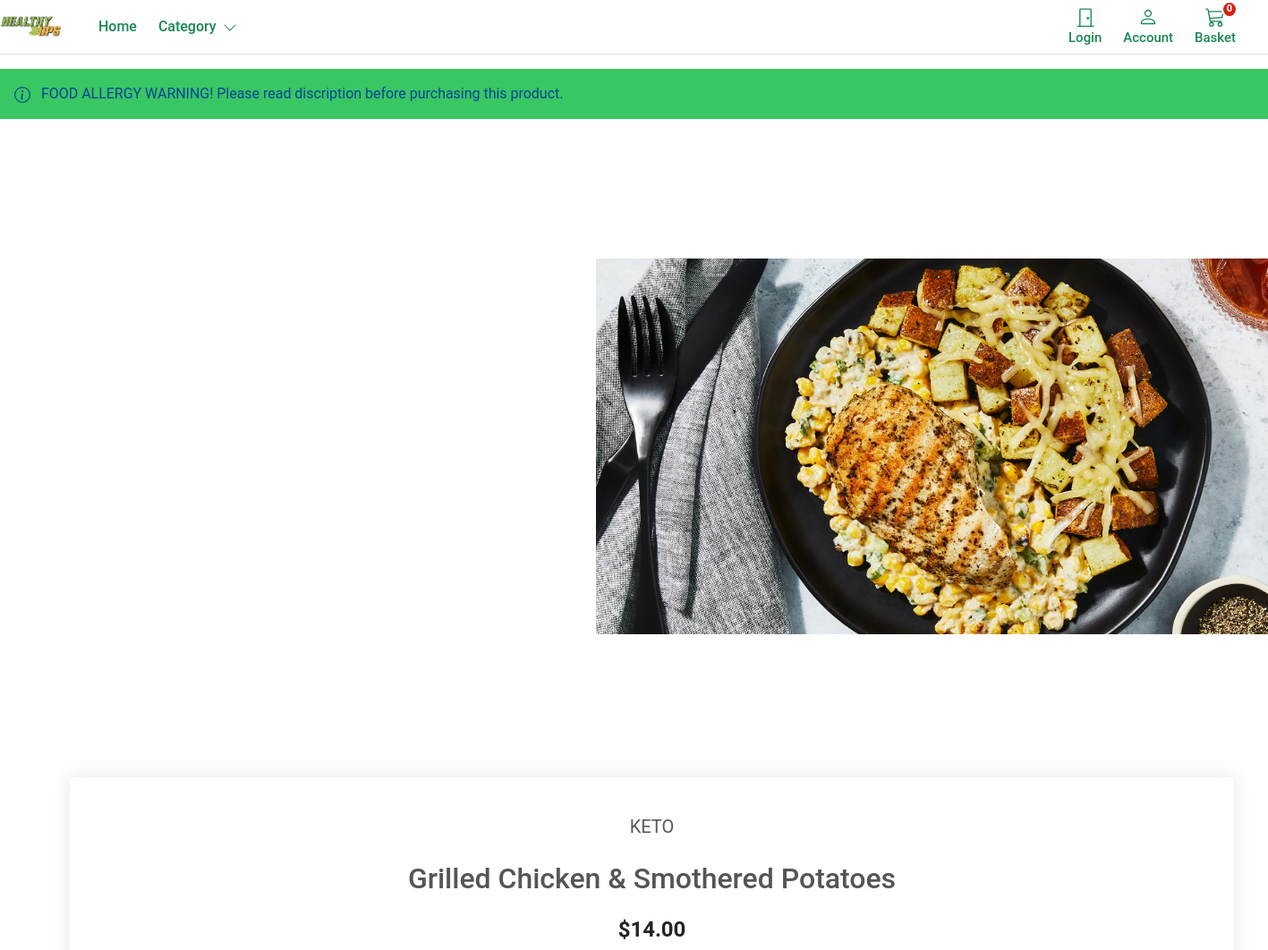
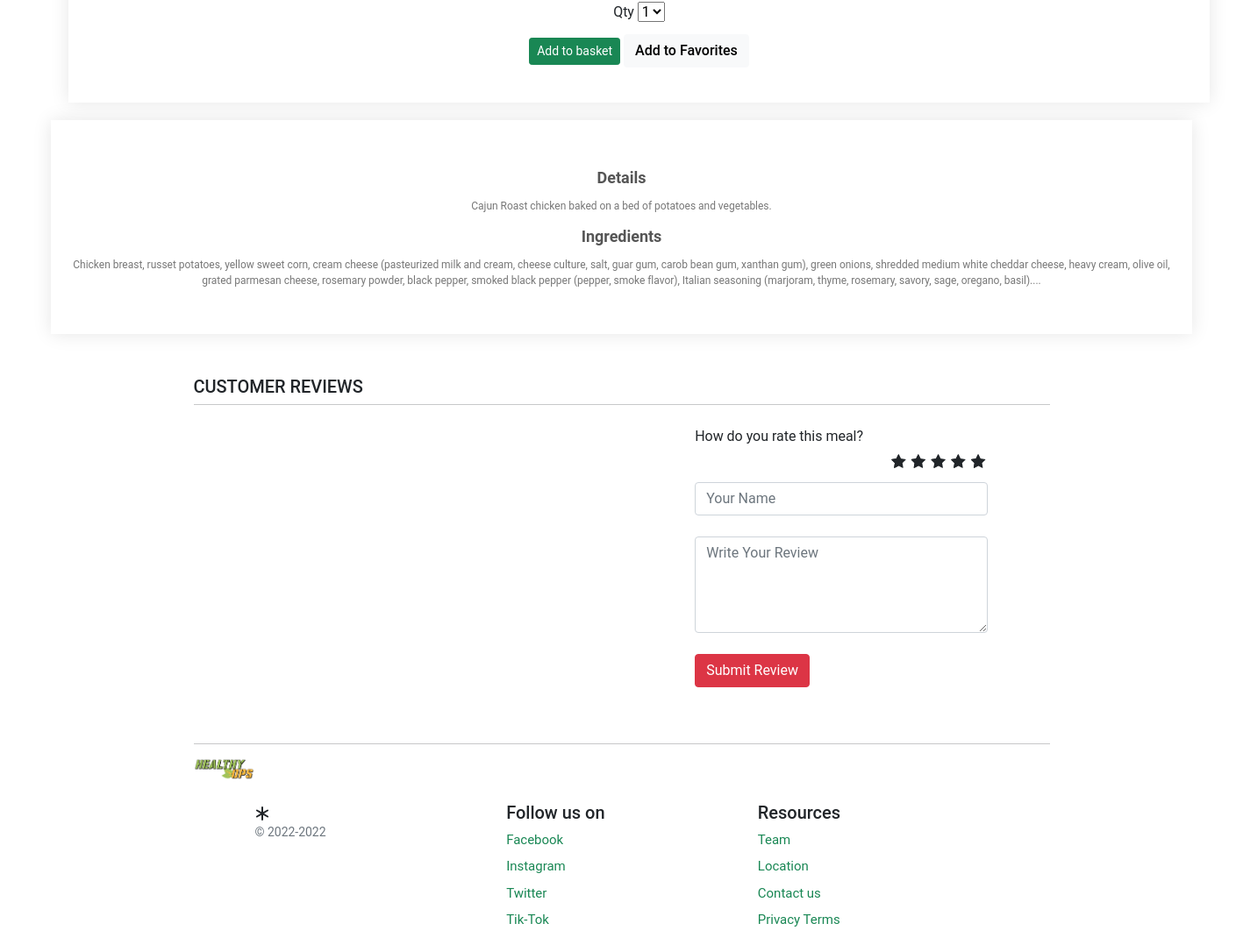
/grilled-chicken-smothered-potatoes, run on the app's committed database (2 pictures, top to bottom).
### store/models.py (models this page shows, shortened)
class Product(models.Model):
    category = models.ForeignKey(Category, related_name='product', on_delete=models.CASCADE)
    created_by = models.ForeignKey(settings.AUTH_USER_MODEL, on_delete=models.CASCADE, related_name='product_creator') #who is this product creator record
    title = models.CharField(max_length=255) # title for product
    author = models.CharField(max_length=255, default='admin') #category of sproduct
    description= models.TextField(blank=True) #discription of the product
    image = models.ImageField(upload_to='images/', default = 'images/default.png') #upload img and allow us to upload
    slug = models.SlugField(max_length=255, unique=True) #
    price = models.DecimalField(max_digits=4, decimal_places=2)
    vegan = models.BooleanField(default=True)
    keto= models.BooleanField (default=True)
    lowCarb= models.BooleanField (default=True) #manages stock of product stock or out of stock
    in_stock = models.BooleanField(default=True)
    is_active = models.BooleanField(default=True)
    created = models.DateTimeField(auto_now_add=True)#used when we add a product
    updated = models.DateTimeField(auto_now=True)#used when we update a product and we want record
    objects = models.Manager()
    products = ProductManager()
    class Meta:
        verbose_name_plural = 'Products'#how we want to order products and details
        ordering = ('-created',)

### store/views.py (the view)
# urls.py: path('<slug:slug>', views.product_detail, name='product_detail'),#detailed view of all products
def product_detail(request, slug):
    product = get_object_or_404(Product, slug=slug, in_stock=True)
    reviews = Review.objects.filter(product=product).order_by('-id')
    print (slug)
    return render(request, 'store/products/single.html', {'product': product})

### basket/basket.py (called while the page is built)
    def __len__(self):
        return sum(item['qty'] for item in self.basket.values())

### basket/context_processors.py (called while the page is built)
def basket(request):
    return {'basket': Basket(request)}

### store/context_processors.py (called while the page is built)
def categories(request):
    return {
        'categories': Category.objects.all()
    }

### store/models.py (called while the page is built)
    def get_absolute_url(self):
        return reverse('store:category_list', args=[self.slug])

### templates/store/products/single.html (shortened to what this page needs)
{% extends "store/base.html" %}
{% load static %}
{% block content %}
<div class="small-container single-product">
    <div class="alert alert-primary fw600 rounded-0 border-0 py-3" role="alert">
       FOOD ALLERGY WARNING! Please read discription before purchasing this product.
    </div>
    <div class="row">
        <div class="col-1">
            <img src="{{ product.image.url }}">
        </div>
        <div class="col-21">
            <p>KETO</p>
            <h1>{{ product.title }}</h1>
            <div class="price"><span class="h4 fw-bold">${{ product.price }}</span></div>
            <label for="select">Qty</label>
                                <select id="select">
                                    <option value="1">1</option>
                                </select>
                                <div class="add-to-basket">
                                    <button type="button" id="add-button" value="{{product.id}}" class="btn btn-success btn-sm">Add to basket</button>
                                    <button type="button" id="add-button" value="{{product.id}}" class="btn btn-light fw500">Add to Favorites</button>
                                </div>
        </div>
        <div class="col-22">
            <h3>Details</h3>
            <p>Cajun Roast chicken baked on a bed of potatoes and vegetables.</p>
            <h3>Ingredients</h3>
            <p>{{ product.description|slice:":500" }}...</p>
        </div>
        </div>
    </div>
</div>
<div class="container mt-5">
    <h5 class="text-uppercase font-weight-bold">Customer Reviews</h5>
    <hr class="mt-0 pt-0">
    <div class="row">
        <div class="col-sm-7 mt-2">
        </div>
        <div class="col-sm-5 mt-2">
            <form class="col s12" method="POST" action="" role="form">
                <label>How do you rate this meal?</label>
                    <div class="rate">
                        <input type="radio" name="rate" id="rating10" value="5" required><label for="rating10" title="5"></label>
                        <input type="radio" name="rate" id="rating8" value="4" required><label for="rating8" title="4"></label>
                        <input type="radio" name="rate" id="rating6" value="3" required><label for="rating6" title="3"></label>
                        <input type="radio" name="rate" id="rating4" value="2" required><label for="rating4" title="2"></label>
                        <input type="radio" name="rate" id="rating2" value="1" required><label for="rating2" title="1"></label>
                    </div>
                    <input type="text" class="form-control" name="subject" placeholder="Your Name">
                    <br>
                    <textarea name="review" rows="4" class="form-control" placeholder="Write Your Review"></textarea>
                    <br>
                    <input type="submit" value="Submit Review" class="btn btn-danger btn-md m-0" >
                    <br>
                </div>
        </div>
    </div>
{% endblock %}

### static/core/css/base.css (style rules this page uses)
@media (min-width: 1000px) { .container { max-width: 1000px; } }
.alert-primary { background-color: #38c763; }
html, body, p, div { letter-spacing: -0.02px; font-family: 'Roboto', sans-serif; }
.fw500 { font-weight: 500; }

### templates/store/products/single.html (style rules this page uses)
.row { display: flex; flex-wrap: wrap; justify-content: space-around; padding-left: 70px; padding-right: 70px; }
.single-product { margin-top: auto; }
.single-product .col-1 { display: flex; align-items: center; justify-content: space-around; }
.single-product .col-1 img { height: 60%; }
.col-1 { display: flex; align-items: center; justify-content: space-between; }
.single-product .col-21 { text-align: center; padding: 40px 20px; margin: 20px; box-shadow: 0 0 20px 0px rgba(0,0,0,0.1); }
.single-product .col-22 { text-align: center; padding: 40px 20px; box-shadow: 0 0 20px 0px rgba(0,0,0,0.1); }
.col-21 { padding-left: 50px; padding-right: 500px; }
.col-21 h1 { font-size: 32px; margin: 24px 0; color: #555; }
.col-21 p { font-size: 20px; padding: 0px; color: #555; }
.col-22 p { font-size: 12px; margin: 12px 0; color: #777; }
.col-22 h3 { font-weight: 600; color: #555; font-size: 18px; margin-top: 15px; }
.price { margin-bottom: 10px; }
.add-to-basket { margin-top: 13px; }
.rate { margin-bottom: 2.5rem; border: 0; }
.rate > label { float: right; }
.rate > label:before { display: inline-block; font-size: 1.1rem; font-family: FontAwesome; content: "\f005"; margin: 0; padding: 0.3rem .2rem; cursor: pointer; }

### data on the page
Product: image (picture), title "Grilled Chicken & Smothered Potatoes", price "14.00", description "Chicken breast, russet potatoes, yellow sweet corn, cream cheese (pasteurized milk and cream, cheese culture, salt, guar gum, carob bean gum, xanthan gum), green onions, shredded medium white cheddar cheese, heavy cream, olive oil, grated parmesan cheese, rosemary powder, black pepper, smoked black pepper (pepper, smoke flavor), Italian seasoning (marjoram, thyme, rosemary, savory, sage, oregano, basil)."
